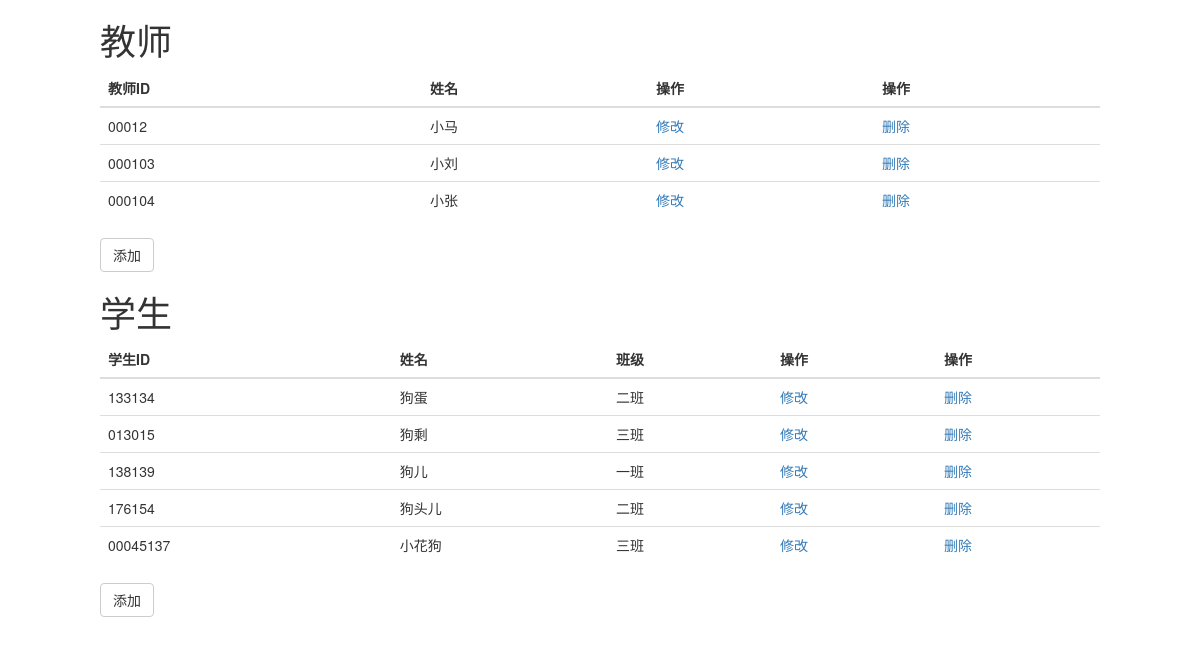
Page /student/teacher/ on the committed database.
### student/models.py (models this page shows, shortened)
class Teacher (models.Model):
    id=models.CharField(primary_key=True,max_length=20,verbose_name='教师编号')
    name=models.CharField(max_length=40,verbose_name='姓名')
    class Meta:
        db_table='teacher'
        verbose_name='教师'
        verbose_name_plural = verbose_name

class Student(models.Model):
    id=models.CharField(primary_key=True,max_length=20,verbose_name='学号')
    name=models.CharField(max_length=40,verbose_name='姓名')
    class_id=models.ForeignKey(Class,on_delete=models.SET_NULL,null=True,verbose_name='班级')
    class Meta:
        db_table='student'
        verbose_name='学生'
        verbose_name_plural = verbose_name

### student/views.py (the view)
def show_teacher(request):
    lst_1=Teacher.objects.all()
    lst_2=Student.objects.all().values('id','name', 'class_id__title')  # 注意values生成字典列表 value_list生成元组列表  注意键为‘class_id__title'
    return render(request, 'student/001.html', context={'lst_1': lst_1, 'lst_2': lst_2})

### templates/student/001.html (shortened to what this page needs)
<!DOCTYPE html>
<html lang="en">
<head>
    <link rel="stylesheet" href="/static/bootstrap-3.4.1-dist/css/bootstrap.css">
</head>
<body>
<div style="width:1000px; margin:0 auto;">
<h1>教师 </h1>
<table class="table table-hover">
    <thead>
        <tr>
            <th>教师ID</th> <th>姓名</th> <th >操作</th><th >操作</th>
        </tr>
    </thead>
    <tbody>
        {% for item in lst_1 %}
            <tr>
                <td>{{item.id}}</td>
                <td>{{item.name}}</td>
                <td><a href="/student/edit_1/?id={{item.id}}&name={{item.name}}">修改</a></td>
                <td><a href="/student/del_1/?id={{item.id}}">删除</a></td>
            </tr>
        {% endfor %}
    </tbody>
</table>
    <a href="/student/add_1/" class="btn btn-default">添加</a>
</div>
<div style="width:1000px; margin:0 auto;">
<h1>学生 </h1>
<table class="table table-hover">
    <thead>
        <tr>
            <th>学生ID</th> <th>姓名</th> <th>班级</th><th >操作</th><th >操作</th>
        </tr>
    </thead>
    <tbody>
        {% for item in lst_2 %}
            <tr>
                <td>{{item.id}}</td>
                <td>{{item.name}}</td>
                <td>{{item.class_id__title}}</td>
                <td><a href="/student/edit_2/{{item.id}}/">修改</a></td>
                <td><a href="/student/del_2/{{item.id}}/">删除</a></td>
            </tr>
        {% endfor %}
    </tbody>
</table>
        <a href="/student/add_2/" class="btn btn-default">添加</a>
</div>
</body>
</html>

### rows in the picture
Teacher: id "00012", name "小马"
Teacher: id "000103", name "小刘"
Teacher: id "000104", name "小张"
Student: id "133134", name "狗蛋", class_id__title "二班"
Student: id "013015", name "狗剩", class_id__title "三班"
Student: id "138139", name "狗儿", class_id__title "一班"
Student: id "176154", name "狗头儿", class_id__title "二班"
Student: id "00045137", name "小花狗", class_id__title "三班"
